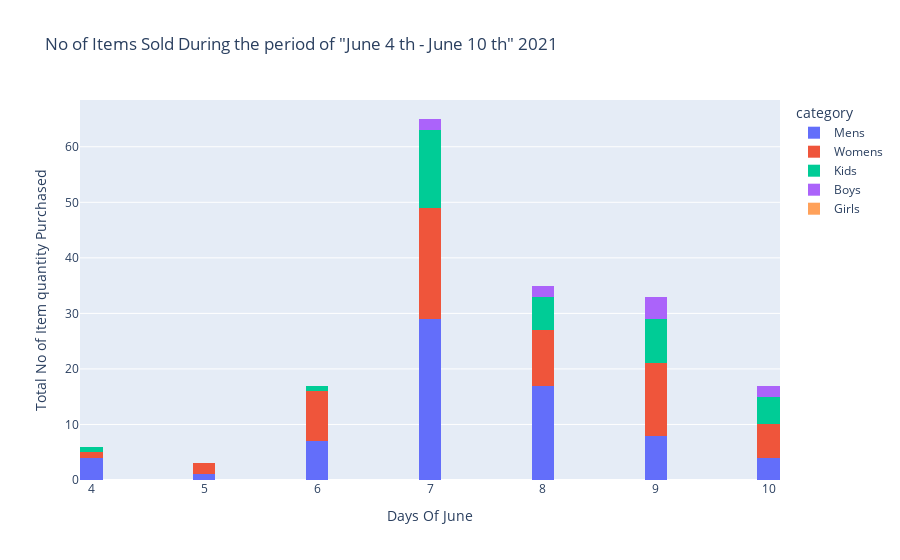

The notebook cell saved with this chart:
### Markdown cell above
# -------> Visualization

### Code cell
fig1 = px.histogram(
                    df,
                    x= 'day',
                    y = 'item_quantity',
                    nbins = 47,
                    color = 'category',
                    title = 'No of Items Sold During the period of "June 4 th - June 10 th" 2021'
                    )
fig1.update_layout(xaxis_title="Days Of June")
fig1.update_layout(yaxis_title="Total No of Item quantity Purchased")                 
fig1.show()

### Figure 1 — Plotly figure (JSON) as saved in the notebook; plotly's stock layout.template omitted (floating-point values rounded to 4 significant figures; data arrays with more than 128 entries replaced by an {"elided": "..."} marker saying what was removed)
{"data": [{"alignmentgroup": "True", "bingroup": "x", "histfunc": "sum", "hovertemplate": "category=Mens<br>day=%{x}<br>sum of item_quantity=%{y}<extra></extra>", "legendgroup": "Mens", "marker": {"color": "#636efa", "pattern": {"shape": ""}}, "name": "Mens", "nbinsx": 47, "offsetgroup": "Mens", "orientation": "v", "showlegend": true, "type": "histogram", "x": {"elided": "1392 int values"}, "xaxis": "x", "y": {"elided": "1392 int values"}, "yaxis": "y"}, {"alignmentgroup": "True", "bingroup": "x", "histfunc": "sum", "hovertemplate": "category=Womens<br>day=%{x}<br>sum of item_quantity=%{y}<extra></extra>", "legendgroup": "Womens", "marker": {"color": "#EF553B", "pattern": {"shape": ""}}, "name": "Womens", "nbinsx": 47, "offsetgroup": "Womens", "orientation": "v", "showlegend": true, "type": "histogram", "x": {"elided": "586 int values"}, "xaxis": "x", "y": {"elided": "586 int values"}, "yaxis": "y"}, {"alignmentgroup": "True", "bingroup": "x", "histfunc": "sum", "hovertemplate": "category=Kids<br>day=%{x}<br>sum of item_quantity=%{y}<extra></extra>", "legendgroup": "Kids", "marker": {"color": "#00cc96", "pattern": {"shape": ""}}, "name": "Kids", "nbinsx": 47, "offsetgroup": "Kids", "orientation": "v", "showlegend": true, "type": "histogram", "x": {"elided": "143 int values"}, "xaxis": "x", "y": {"elided": "143 int values"}, "yaxis": "y"}, {"alignmentgroup": "True", "bingroup": "x", "histfunc": "sum", "hovertemplate": "category=Boys<br>day=%{x}<br>sum of item_quantity=%{y}<extra></extra>", "legendgroup": "Boys", "marker": {"color": "#ab63fa", "pattern": {"shape": ""}}, "name": "Boys", "nbinsx": 47, "offsetgroup": "Boys", "orientation": "v", "showlegend": true, "type": "histogram", "x": [7, 7, 7, 7, 7, 7, 7, 7, 7, 7, 7, 7, 10, 10, 10, 10, 10, 10, 10, 10, 8, 8, 8, 8, 8, 8, 8, 8, 8, 9, 9, 9, 9, 9, 4, 4, 4, 5, 5, 5, 5, 5, 5, 6, 6, 6, 6], "xaxis": "x", "y": [2, 0, 0, 0, 0, 0, 0, 0, 0, 0, 0, 0, 2, 0, 0, 0, 0, 0, 0, 0, 2, 0, 0, 0, 0, 0, 0, 0, 0, 4, 0, 0, 0, 0, 0, 0, 0, 0, 0, 0, 0, 0, 0, 0, 0, 0, 0], "yaxis": "y"}, {"alignmentgroup": "True", "bingroup": "x", "histfunc": "sum", "hovertemplate": "category=Girls<br>day=%{x}<br>sum of item_quantity=%{y}<extra></extra>", "legendgroup": "Girls", "marker": {"color": "#FFA15A", "pattern": {"shape": ""}}, "name": "Girls", "nbinsx": 47, "offsetgroup": "Girls", "orientation": "v", "showlegend": true, "type": "histogram", "x": [7, 7], "xaxis": "x", "y": [0, 0], "yaxis": "y"}], "layout": {"barmode": "relative", "legend": {"title": {"text": "category"}, "tracegroupgap": 0}, "title": {"text": "No of Items Sold During the period of \"June 4 th - June 10 th\" 2021"}, "xaxis": {"anchor": "y", "domain": [0, 1], "title": {"text": "Days Of June"}}, "yaxis": {"anchor": "x", "domain": [0, 1], "title": {"text": "Total No of Item quantity Purchased"}}}}
